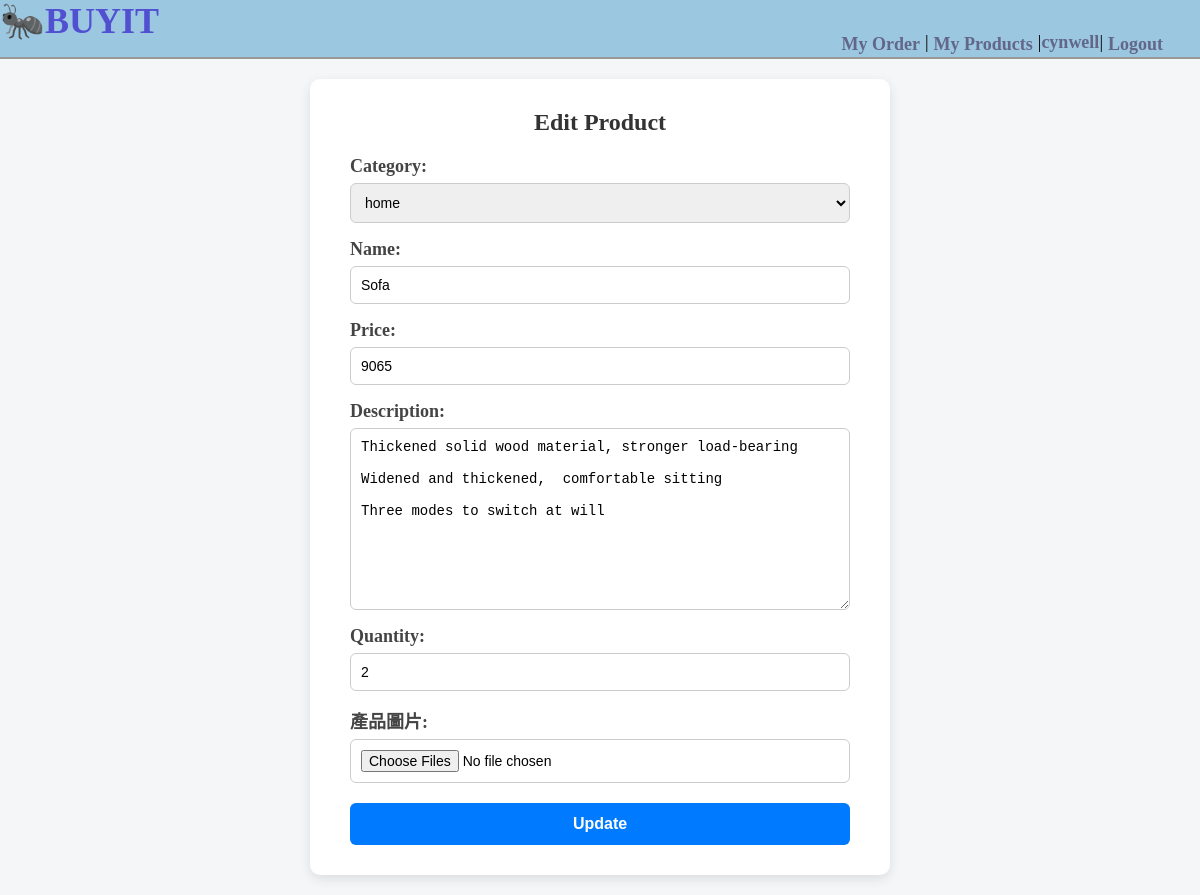
The app's page /user/product/106/edit (signed in), older data.
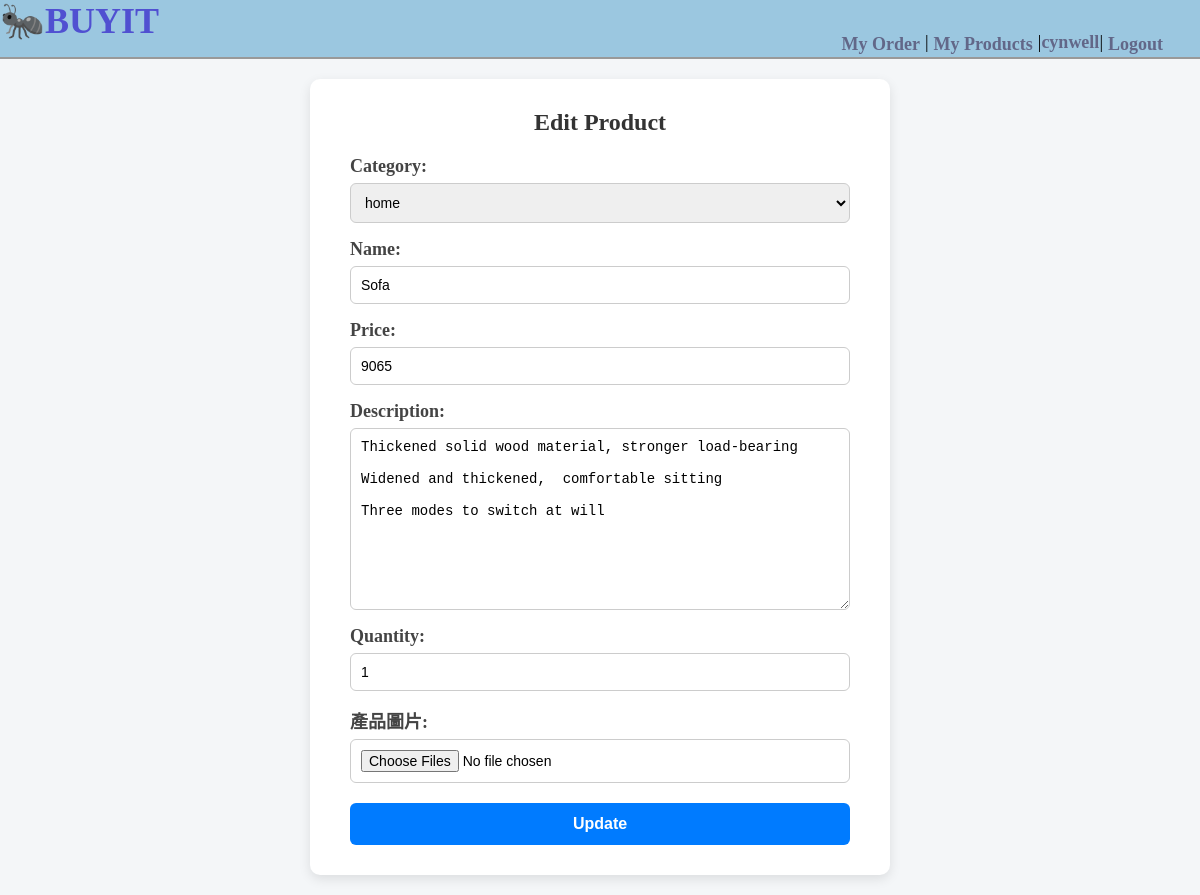
The same page, newer data.
### showitem/models.py (models this page shows, shortened)
class Product(models.Model):
    category = models.ForeignKey(
        Category,
        on_delete = models.CASCADE
    )
    name = models.CharField(max_length=150)
    price = models.IntegerField()
    description = models.TextField()
    quantity = models.IntegerField()

### user_system/views.py (the view)
# urls.py: path('product/<int:pk>/edit', Edit_Product.as_view(), name='Edit Products'),
class Edit_Product(UpdateView):
    model = Product
    template_name = "product_edit.html"
    form_class = ProductFormWithImages
    success_url = reverse_lazy('My Products')

### user_system/forms.py
class ProductFormWithImages(forms.ModelForm):
    images = forms.FileField(
        widget=forms.TextInput(attrs={
            "name": "images",
            "type": "File",
            "class": "form-control",
            "multiple": "True",
        }),
        label="產品圖片",
        required=False
    )
    class Meta:
        model = Product  # 改為 Product 而不是 ProductImage
        fields = ['category', 'name', 'price', 'description', 'quantity']

### showitem/models.py (called while the page is built)
    def __str__(self):
        return self.name

### templates/product_edit.html (shortened to what this page needs)
{% extends "base.html" %}
{% load static %}
{% block extra_css %}
<link rel="stylesheet" href="{% static 'css/add_product.css' %}">
{% endblock %}
{% block content %}
<div class="form-wrapper">
  <div class="form-card">
    <h2 class="form-title">Edit Product</h2>
    <form method="POST" enctype="multipart/form-data">
      <div class="form-fields">
        {{ form.as_p }}
      </div>
      <button type="submit" class="btn btn-primary submit-btn">Update</button>
    </form>
  </div>
</div>
{% endblock content %}

Row changes from the older to the newer data that the page shows:
changed Product "home": quantity "2" → "1"
